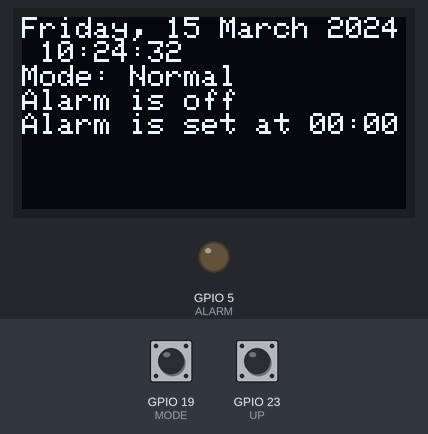
Bench run of a sketch on a simulated ESP32. Parts: 128×64 one-colour display, output pins drawn as LEDs (lit = HIGH). The test bench sets the inputs (shaded band); at power-on: GPIO 19 (MODE) HIGH, GPIO 23 (UP) HIGH. WiFi joins after 1.5 s; servers stay silent unless stated; the local clock reads 2024-03-15 10:24:30 at power-on unless the sketch sets it; what the sketch prints to the serial monitor is not drawn.

Above: at 2.7 s.
2.8 s: GPIO 19 (MODE) pulled LOW for 0.15 s
At 3.8 s:
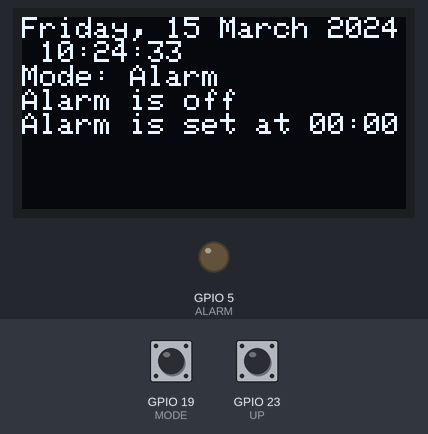
5.9 s: GPIO 19 (MODE) pulled LOW for 1 s
At 6.5 s:
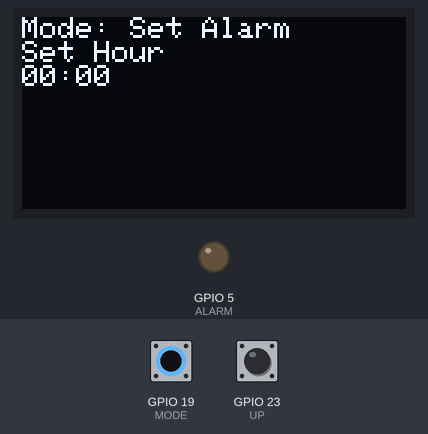
8.4 s: GPIO 19 (MODE) pulled LOW for 0.15 s
At 9.4 s:
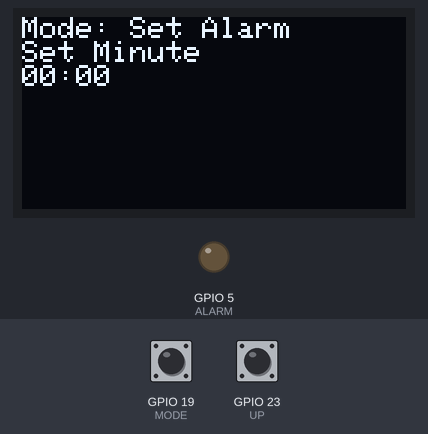
10.0 s: GPIO 23 (UP) pulled LOW for 3.2 s
At 14.3 s:
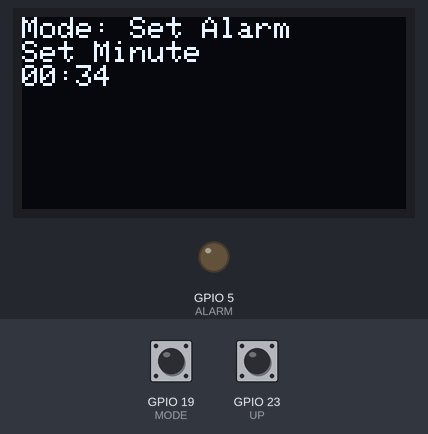
14.7 s: GPIO 19 (MODE) pulled LOW for 3.2 s
At 15.8 s:
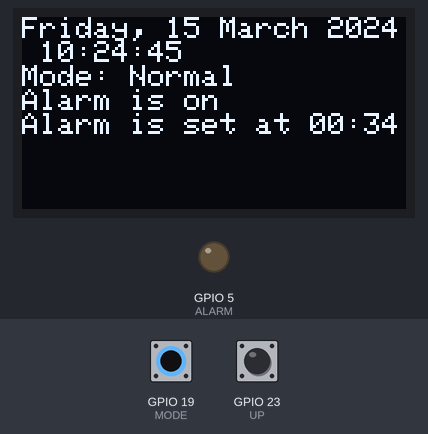
19.5 s: GPIO 19 (MODE) pulled LOW for 0.15 s
At 20.8 s:
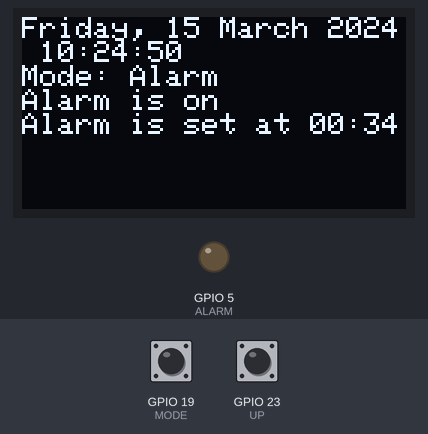
Timing chart, 0 to 22.5 s (numbered marks = the images above; inputs shaded):
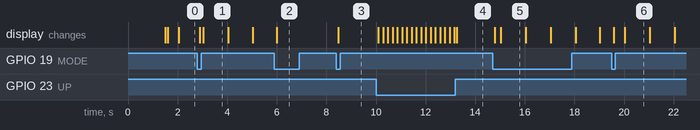

The sketch:

alarm_clock.ino
```cpp
#include <WiFi.h>
#include "time.h"

#include "GetTime.h"
#include "SetWiFi.h"
#include "SetDisplay.h"
#include "SetState.h"

#define MODE 19
#define UP 23
#define ALARM 5

GetTime getTimee;
SetDisplay disp;
State state;

int lastButtonState;
int buttonState;

int lastUpState;
int upState;

int startTime;
int currentTime;
int timeTick = 1000;
unsigned long lastBeep = 0;

void setup(){
  Serial.begin(115200);
  startTime = millis();

  pinMode(MODE, INPUT_PULLUP);
  pinMode(UP, INPUT_PULLUP);
  pinMode(ALARM, OUTPUT);

  tryToConnect();
  disp.checkNSetDisplay();
  getTimee.setTheTime();

  buttonState = digitalRead(MODE);
  currentTime = millis();

  disp.closePrint();
  if (currentTime - startTime >= timeTick){
    startTime = millis();
    disp.printDisplay(getTimee.printTime());
  }

  disp.addPrint(state.getState());
  disp.show();
}

void loop(){
  lastButtonState = buttonState;
  lastUpState = upState;

  buttonState = digitalRead(MODE);
  upState = digitalRead(UP);


  if (lastButtonState == HIGH && buttonState == LOW){
    if (getTimee.checkTime() && getTimee.getAlarm()){
      getTimee.disableAlarm();
      getTimee.disableSnooze();
      noTone(ALARM);
    }

    else{
      state.changeState(1);
    }

    delay(50);
  }

  if (lastUpState == HIGH && upState == LOW){
    if (getTimee.checkTime() && getTimee.getAlarm() && state.getState() == "Normal"){
      getTimee.enableSnooze();
    }
  }

  currentTime = millis();

  if (currentTime - startTime >= timeTick){
    startTime = millis();
  }

  if (getTimee.checkTime() && getTimee.getAlarm() && state.getState() == "Normal"){
    disp.closePrint();
    disp.printDisplay("Mode: " + state.getState());
    disp.addPrint("Wakey wakeyyy");

    if (getTimee.getSnooze()){
      disp.addPrint(" 5 minutes pass already");
    }

    disp.show();

    if (millis() - lastBeep >= 600){
      lastBeep = millis();
      tone(ALARM, 500, 200);
    }
  }

  else if (state.getState() == "Normal" && !getTimee.checkTime()){
    disp.closePrint();
    disp.printDisplay(getTimee.printTime());
    disp.addPrint("Mode: " + state.getState());

    if (getTimee.getAlarm()){
      disp.addPrint("Alarm is on");
    }

    else{
      disp.addPrint("Alarm is off");
    }

    disp.addPrint("Alarm is set at " +getTimee.printAlarm());
    disp.show();
  }

  else if (state.getState() == "Alarm"){
    if (!getTimee.checkTime() && upState == LOW){
      getTimee.disableAlarm();
    }

    disp.closePrint();
    disp.printDisplay(getTimee.printTime());
    disp.addPrint("Mode: " + state.getState());

    if (getTimee.getAlarm()){
      disp.addPrint("Alarm is on");
    }

    else{
      disp.addPrint("Alarm is off");
    }

    disp.addPrint("Alarm is set at " +getTimee.printAlarm());
    disp.show();
  }

  else{
    if (state.getState() == "Set Hour" && upState == LOW){
      getTimee.enableAlarm();
      getTimee.disableSnooze();
      getTimee.addHour();
      delay(70);
    }

    if (state.getState() == "Set Minute" && upState == LOW){
      getTimee.enableAlarm();
      getTimee.disableSnooze();
      getTimee.addMinute();
      delay(70);
    }

    disp.closePrint();
    disp.printDisplay("Mode: Set Alarm");
    disp.addPrint(state.getState());
    disp.addPrint(getTimee.printAlarm());
    disp.show();
  }
}
```

GetTime.cpp
```cpp
#include <iostream>
#include "GetTime.h"
#include <time.h>

char *ntp_server = "pool.ntp.org";
long gmtOffset_sec = 28800;
int daylightOffset_sec = 0;

GetTime::GetTime(){
  alarmTime.tm_hour = 0;
  alarmTime.tm_min = 0;
  alarmTime.tm_sec = 0;
}

void GetTime::addHour(){
  alarmTime.tm_hour = alarmTime.tm_hour >= 23 ? 0 : alarmTime.tm_hour + 1;
}

void GetTime::addMinute(){
  if (alarmTime.tm_min >= 59){
    alarmTime.tm_min = 0;
    addHour();
  }

  else{
    alarmTime.tm_min += 1;
  }
}

void GetTime::enableAlarm(){
  alarmEnabled = true;
}

void GetTime::disableAlarm(){
  alarmEnabled = false;
}

bool GetTime::getAlarm(){
  return alarmEnabled;
}

void GetTime::enableSnooze(){
  snoozeEnabled = true;

  if (alarmTime.tm_min >= 55){
    alarmTime.tm_min = alarmTime.tm_min + 5 - 60;
    alarmTime.tm_hour = alarmTime.tm_hour >= 23 ? 0 : alarmTime.tm_hour + 1;
  }

  else{
    alarmTime.tm_min += 5;
  }
}

void GetTime::disableSnooze(){
  snoozeEnabled = false;
}

bool GetTime::getSnooze(){
  return snoozeEnabled;
}


bool GetTime::checkTime(){
  struct tm timeinfo;
  getLocalTime(&timeinfo);

  return (alarmEnabled && timeinfo.tm_hour == alarmTime.tm_hour && timeinfo.tm_min == alarmTime.tm_min);
}


void GetTime::setTheTime(){
  configTime(gmtOffset_sec, daylightOffset_sec, ntp_server);
}

String GetTime::printTime() {
  struct tm timeinfo;

  if (!getLocalTime(&timeinfo)){
    return "Failed to obtain time";
  }

  char buffer[64];
  strftime(buffer, sizeof(buffer), "%A, %d %B %Y %H:%M:%S", &timeinfo);

  return String(buffer);
}

String GetTime::printAlarm(){
  char buffer[64];
  strftime(buffer, sizeof(buffer), "%H:%M", &alarmTime);
  return String(buffer);
}
```

GetTime.h
```cpp
#ifndef GETTIME_H
#define GETTIME_H

#include <Arduino.h>
#include <time.h>
#include <iostream>


class GetTime{
  private:
    struct tm alarmTime;
    bool alarmEnabled = false;
    bool snoozeEnabled = false;
    unsigned long snoozeStart = 0;

  public:
    GetTime();
    void addHour();
    void addMinute();

    void enableAlarm();
    void disableAlarm();
    bool getAlarm();
    bool checkTime();

    void enableSnooze();
    void disableSnooze();
    bool getSnooze();

    void setTheTime();
    String printTime();
    String printAlarm();
};

#endif
```

SetDisplay.cpp
```cpp
#include <Adafruit_GFX.h>
#include <Adafruit_SSD1306.h>
#include <Wire.h>
#include "SetDisplay.h"

#define SCL 22
#define SDA 21

void SetDisplay::checkNSetDisplay(){
  Wire.begin(SDA, SCL);

  if (!display.begin(SSD1306_SWITCHCAPVCC, 0x3C)){
    Serial.print(F("SSD1306 allocation failed"));
  }

  display.clearDisplay();
  display.setTextSize(1);
  display.setTextColor(WHITE);
  display.display();
}

void SetDisplay::printDisplay(String msg){
  display.setCursor(0, 0);
  display.println(msg);
}

void SetDisplay::addPrint(String msg){
  display.println(msg);
}

void SetDisplay::closePrint(){
  display.clearDisplay();
}

void SetDisplay::show(){
  display.display();
}
```

SetDisplay.h
```cpp
#ifndef SETDISPLAY_H
#define SETDISPLAY_H

#include <Arduino.h>
#include <Wire.h>
#include <Adafruit_SSD1306.h>
#include <Adafruit_GFX.h>

#define WIDTH 128
#define HEIGHT 64

class SetDisplay{
  public:
    void checkNSetDisplay();
    void printDisplay(String msg);
    void addPrint(String msg);
    void closePrint();
    void show();

  private:
    Adafruit_SSD1306 display{WIDTH, HEIGHT, &Wire, -1};
};

#endif
```

SetState.cpp
```cpp
#include "SetState.h"
#include <Arduino.h>

String State::getState(){
  return state[stateIndex];
}

void State::changeState(int addition){
  stateIndex = (stateIndex + addition + stateLength) % stateLength;
}
```

SetState.h
```cpp
#ifndef SETSTATE_H
#define SETSTATE_H

#include <Arduino.h>

class State{
  public:
    void changeState(int addition);
    String getState();

  private:
    String state[4] = {"Normal", "Alarm", "Set Hour", "Set Minute"};
    int stateIndex = 0;
    int stateLength = sizeof(state) / sizeof(state[0]);
};

#endif
```

SetWiFi.cpp
```cpp
#include "SetWiFi.h"

#include <Wire.h>
#include <WiFi.h>

#include "WiFiConfig.h"

char *ssid = SSID;
char *password = PASSWORD;

void tryToConnect(){
  WiFi.begin(ssid, password);

  while (WiFi.status() != WL_CONNECTED){
    Serial.print(".");
    delay(500);
  }

  Serial.println("WiFi connected.");
}
```

SetWiFi.h
```cpp
#ifndef SETWIFI_H
#define SETWIFI_H

void tryToConnect();

#endif
```

WiFiConfig.h
```cpp
#ifndef WIFICONFIG_H
#define WIFICONFIG_H

#define SSID "your wifi name here"
#define PASSWORD "your wifi password here"

#endif
```

Measured:
- after the input at 2.8 s, the display: first changes after 0.10 s (image 1 shows a later state)
- after the input at 5.9 s, the display: changes after 0.09 s (image 2)
- after the input at 8.4 s, the display: changes after 0.08 s (image 3)
- after the input at 10.0 s, the display: first changes after 0.10 s (image 4 shows a later state)
- after the input at 14.7 s, the display: first changes after 0.10 s (image 5 shows a later state)
- after the input at 19.5 s, the display: first changes after 0.09 s (image 6 shows a later state)
- what the display in image 1 shows lasts 1.0 s, from 3.0 s to 4.0 s
